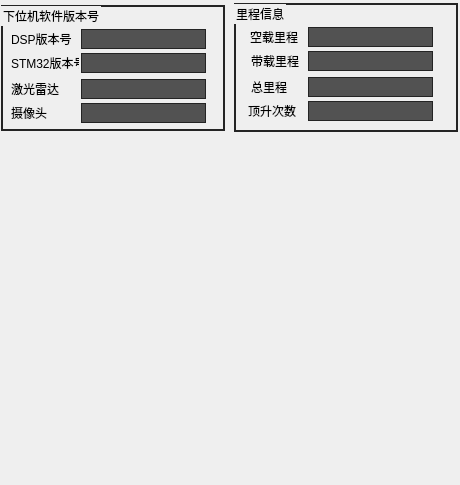
      <widget class="QWidget" name="page_2">
       <property name="geometry">
        <rect>
         <x>0</x>
         <y>0</y>
         <width>460</width>
         <height>485</height>
        </rect>
       </property>
       <attribute name="label">
        <string>版本信息</string>
       </attribute>
       <widget class="QGroupBox" name="groupBox_SoftwareVersion">
        <property name="geometry">
         <rect>
          <x>1</x>
          <y>5</y>
          <width>224</width>
          <height>126</height>
         </rect>
        </property>
        <property name="styleSheet">
         <string notr="true">QGroupBox {
  border: 1.5px solid rgb(36, 36, 36);
}</string>
        </property>
        <property name="title">
         <string>下位机软件版本号</string>
        </property>
        <widget class="QLabel" name="label_101">
         <property name="geometry">
          <rect>
           <x>10</x>
           <y>24</y>
           <width>68</width>
           <height>20</height>
          </rect>
         </property>
         <property name="minimumSize">
          <size>
           <width>68</width>
           <height>20</height>
          </size>
         </property>
         <property name="maximumSize">
          <size>
           <width>68</width>
           <height>20</height>
          </size>
         </property>
         <property name="text">
          <string>DSP版本号</string>
         </property>
        </widget>
        <widget class="QLabel" name="label_102">
         <property name="enabled">
          <bool>true</bool>
         </property>
         <property name="geometry">
          <rect>
           <x>10</x>
           <y>48</y>
           <width>68</width>
           <height>20</height>
          </rect>
         </property>
         <property name="minimumSize">
          <size>
           <width>68</width>
           <height>20</height>
          </size>
         </property>
         <property name="maximumSize">
          <size>
           <width>68</width>
           <height>20</height>
          </size>
         </property>
         <property name="text">
          <string>STM32版本号：</string>
         </property>
        </widget>
        <widget class="QLabel" name="label_103">
         <property name="geometry">
          <rect>
           <x>10</x>
           <y>74</y>
           <width>68</width>
           <height>20</height>
          </rect>
         </property>
         <property name="minimumSize">
          <size>
           <width>68</width>
           <height>20</height>
          </size>
         </property>
         <property name="maximumSize">
          <size>
           <width>68</width>
           <height>20</height>
          </size>
         </property>
         <property name="text">
          <string>激光雷达</string>
         </property>
        </widget>
        <widget class="QLabel" name="label_104">
         <property name="geometry">
          <rect>
           <x>10</x>
           <y>98</y>
           <width>68</width>
           <height>20</height>
          </rect>
         </property>
         <property name="minimumSize">
          <size>
           <width>68</width>
           <height>20</height>
          </size>
         </property>
         <property name="maximumSize">
          <size>
           <width>68</width>
           <height>20</height>
          </size>
         </property>
         <property name="text">
          <string>摄像头</string>
         </property>
        </widget>
        <widget class="QLabel" name="labelEdit_DSP">
         <property name="geometry">
          <rect>
           <x>80</x>
           <y>24</y>
           <width>125</width>
           <height>20</height>
          </rect>
         </property>
         <property name="styleSheet">
          <string notr="true">border: 1px solid rgb(36, 36, 36);        background: rgb(82, 82, 82);</string>
         </property>
         <property name="text">
          <string/>
         </property>
         <property name="alignment">
          <set>Qt::AlignCenter</set>
         </property>
        </widget>
        <widget class="QLabel" name="labelEdit_STM32">
         <property name="geometry">
          <rect>
           <x>80</x>
           <y>48</y>
           <width>125</width>
           <height>20</height>
          </rect>
         </property>
         <property name="styleSheet">
          <string notr="true">border: 1px solid rgb(36, 36, 36);        background: rgb(82, 82, 82);</string>
         </property>
         <property name="text">
          <string/>
         </property>
         <property name="alignment">
          <set>Qt::AlignCenter</set>
         </property>
        </widget>
        <widget class="QLabel" name="labelEdit_laser">
         <property name="geometry">
          <rect>
           <x>80</x>
           <y>74</y>
           <width>125</width>
           <height>20</height>
          </rect>
         </property>
         <property name="styleSheet">
          <string notr="true">border: 1px solid rgb(36, 36, 36);        background: rgb(82, 82, 82);</string>
         </property>
         <property name="text">
          <string/>
         </property>
         <property name="alignment">
          <set>Qt::AlignCenter</set>
         </property>
        </widget>
        <widget class="QLabel" name="labelEdit_642">
         <property name="geometry">
          <rect>
           <x>80</x>
           <y>98</y>
           <width>125</width>
           <height>20</height>
          </rect>
         </property>
         <property name="styleSheet">
          <string notr="true">border: 1px solid rgb(36, 36, 36);        background: rgb(82, 82, 82);</string>
         </property>
         <property name="text">
          <string/>
         </property>
         <property name="alignment">
          <set>Qt::AlignCenter</set>
         </property>
        </widget>
       </widget>
       <widget class="QGroupBox" name="groupBox_Mileage_information">
        <property name="geometry">
         <rect>
          <x>234</x>
          <y>3</y>
          <width>224</width>
          <height>129</height>
         </rect>
        </property>
        <property name="styleSheet">
         <string notr="true">QGroupBox {
  border: 1.5px solid rgb(36, 36, 36);
}
</string>
        </property>
        <property name="title">
         <string>里程信息</string>
        </property>
        <widget class="QLabel" name="label_105">
         <property name="geometry">
          <rect>
           <x>16</x>
           <y>24</y>
           <width>68</width>
           <height>20</height>
          </rect>
         </property>
         <property name="minimumSize">
          <size>
           <width>68</width>
           <height>20</height>
          </size>
         </property>
         <property name="maximumSize">
          <size>
           <width>68</width>
           <height>20</height>
          </size>
         </property>
         <property name="text">
          <string>空载里程</string>
         </property>
        </widget>
        <widget class="QLabel" name="label_108">
         <property name="geometry">
          <rect>
           <x>14</x>
           <y>98</y>
           <width>68</width>
           <height>20</height>
          </rect>
         </property>
         <property name="minimumSize">
          <size>
           <width>68</width>
           <height>20</height>
          </size>
         </property>
         <property name="maximumSize">
          <size>
           <width>68</width>
           <height>20</height>
          </size>
         </property>
         <property name="text">
          <string>顶升次数</string>
         </property>
        </widget>
        <widget class="QLabel" name="label_107">
         <property name="geometry">
          <rect>
           <x>17</x>
           <y>74</y>
           <width>68</width>
           <height>20</height>
          </rect>
         </property>
         <property name="minimumSize">
          <size>
           <width>68</width>
           <height>20</height>
          </size>
         </property>
         <property name="maximumSize">
          <size>
           <width>68</width>
           <height>20</height>
          </size>
         </property>
         <property name="text">
          <string>总里程</string>
         </property>
        </widget>
        <widget class="QLabel" name="label_106">
         <property name="enabled">
          <bool>true</bool>
         </property>
         <property name="geometry">
          <rect>
           <x>17</x>
           <y>48</y>
           <width>68</width>
           <height>20</height>
          </rect>
         </property>
         <property name="minimumSize">
          <size>
           <width>68</width>
           <height>20</height>
          </size>
         </property>
         <property name="maximumSize">
          <size>
           <width>68</width>
           <height>20</height>
          </size>
         </property>
         <property name="text">
          <string>带载里程</string>
         </property>
        </widget>
        <widget class="QLabel" name="labelEdit_No_Load_Mileage">
         <property name="geometry">
          <rect>
           <x>74</x>
           <y>24</y>
           <width>125</width>
           <height>20</height>
          </rect>
         </property>
         <property name="styleSheet">
          <string notr="true">border: 1px solid rgb(36, 36, 36);        background: rgb(82, 82, 82);</string>
         </property>
         <property name="text">
          <string/>
         </property>
         <property name="alignment">
          <set>Qt::AlignCenter</set>
         </property>
        </widget>
        <widget class="QLabel" name="labelEdit_On_Load_Mileage">
         <property name="geometry">
          <rect>
           <x>74</x>
           <y>48</y>
           <width>125</width>
           <height>20</height>
          </rect>
         </property>
         <property name="styleSheet">
          <string notr="true">border: 1px solid rgb(36, 36, 36);        background: rgb(82, 82, 82);</string>
         </property>
         <property name="text">
          <string/>
         </property>
         <property name="alignment">
          <set>Qt::AlignCenter</set>
         </property>
        </widget>
        <widget class="QLabel" name="labelEdit_mileage">
         <property name="geometry">
          <rect>
           <x>74</x>
           <y>74</y>
           <width>125</width>
           <height>20</height>
          </rect>
         </property>
         <property name="styleSheet">
          <string notr="true">border: 1px solid rgb(36, 36, 36);        background: rgb(82, 82, 82);</string>
         </property>
         <property name="text">
          <string/>
         </property>
         <property name="alignment">
          <set>Qt::AlignCenter</set>
         </property>
        </widget>
        <widget class="QLabel" name="labelEdit_LiftupCount">
         <property name="geometry">
          <rect>
           <x>74</x>
           <y>98</y>
           <width>125</width>
           <height>20</height>
          </rect>
         </property>
         <property name="styleSheet">
          <string notr="true">border: 1px solid rgb(36, 36, 36);        background: rgb(82, 82, 82);</string>
         </property>
         <property name="text">
          <string/>
         </property>
         <property name="alignment">
          <set>Qt::AlignCenter</set>
         </property>
        </widget>
       </widget>
      </widget>
